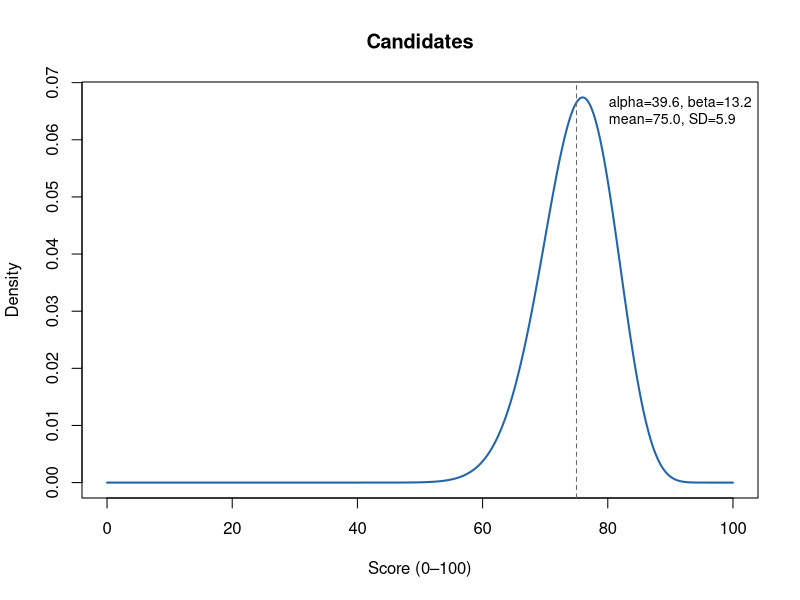

Recreate this plot in R.
# =============================================================================
# Beta Distribution Parameter Calculator
# =============================================================================
# Given a desired mean and SD on the 0–100 score scale, compute the alpha and
# beta shape parameters for the Beta distribution used in the OSCE simulation.
#
# Usage
# -----
# Source or run this file, then call beta_params() with your target values:
#
#   beta_params(mean = 75, sd = 6)
#   beta_params(mean = 50, sd = 10, label = "Examiner stringency")
#
# The function also optionally plots the resulting distribution.
# =============================================================================


#' Compute Beta shape parameters from a target mean and SD
#'
#' @param mean   Desired mean on the 0–100 scale.
#' @param sd     Desired SD  on the 0–100 scale.
#' @param label  Optional label printed in output (e.g. "Candidates").
#' @param plot   If TRUE, plot the resulting Beta density on the 0–100 scale.
#' @return A named numeric vector c(alpha = ..., beta = ...) (invisibly).
beta_params <- function(mean, sd, label = NULL, plot = FALSE) {

  # ---- Validate inputs -------------------------------------------------------
  stopifnot(
    "mean must be strictly between 0 and 100" = mean > 0 & mean < 100,
    "sd must be > 0"                           = sd > 0
  )

  # ---- Convert to (0,1) scale ------------------------------------------------
  mu    <- mean / 100
  sigma <- sd   / 100

  if (sigma^2 >= mu * (1 - mu)) {
    stop(sprintf(
      paste0("SD is too large for this mean: on the 0-1 scale, variance (%.6f) ",
             "must be less than mu*(1-mu) = %.6f."),
      sigma^2, mu * (1 - mu)
    ))
  }

  # ---- Method-of-moments estimates -------------------------------------------
  kappa <- mu * (1 - mu) / sigma^2 - 1   # concentration = alpha + beta
  alpha <- mu * kappa
  beta  <- (1 - mu) * kappa

  # ---- Implied properties ----------------------------------------------------
  implied_mean <- alpha / (alpha + beta) * 100
  implied_var  <- alpha * beta / ((alpha + beta)^2 * (alpha + beta + 1)) * 100^2
  implied_sd   <- sqrt(implied_var)

  # ---- Print summary ---------------------------------------------------------
  header <- if (!is.null(label)) paste0(" [", label, "]") else ""
  cat(sprintf("Beta parameters%s\n", header))
  cat(sprintf("  Input:    mean = %.2f, SD = %.2f  (0-100 scale)\n", mean, sd))
  cat(sprintf("  alpha     = %.4f  (round to %d)\n", alpha, round(alpha)))
  cat(sprintf("  beta      = %.4f  (round to %d)\n", beta,  round(beta)))
  cat(sprintf("  Check:    implied mean = %.2f, implied SD = %.2f\n",
              implied_mean, implied_sd))
  cat("\n")

  # ---- Optional plot ---------------------------------------------------------
  if (plot) {
    x     <- seq(0, 100, length.out = 500)
    dens  <- dbeta(x / 100, alpha, beta) / 100
    title <- if (!is.null(label)) label else "Beta distribution"
    plot(x, dens, type = "l", lwd = 2,
         main = title,
         xlab = "Score (0–100)", ylab = "Density",
         col  = "#2166ac")
    abline(v = implied_mean, lty = 2, col = "grey40")
    legend("topright",
           legend = sprintf("alpha=%.1f, beta=%.1f\nmean=%.1f, SD=%.1f",
                            alpha, beta, implied_mean, implied_sd),
           bty = "n", cex = 0.85)
  }

  invisible(c(alpha = alpha, beta = beta))
}


# =============================================================================
# Example: reproduce the Homer 2020 default parameters
# =============================================================================

beta_params(mean = 75, sd = 5.9,  label = "Candidates",     plot = TRUE)
beta_params(mean = 50, sd = 4.5,  label = "Stations",       plot = FALSE)
beta_params(mean = 50, sd = 7.0,  label = "Examiners",      plot = FALSE)
beta_params(mean = 50, sd = 15.1, label = "Residual error", plot = FALSE)
